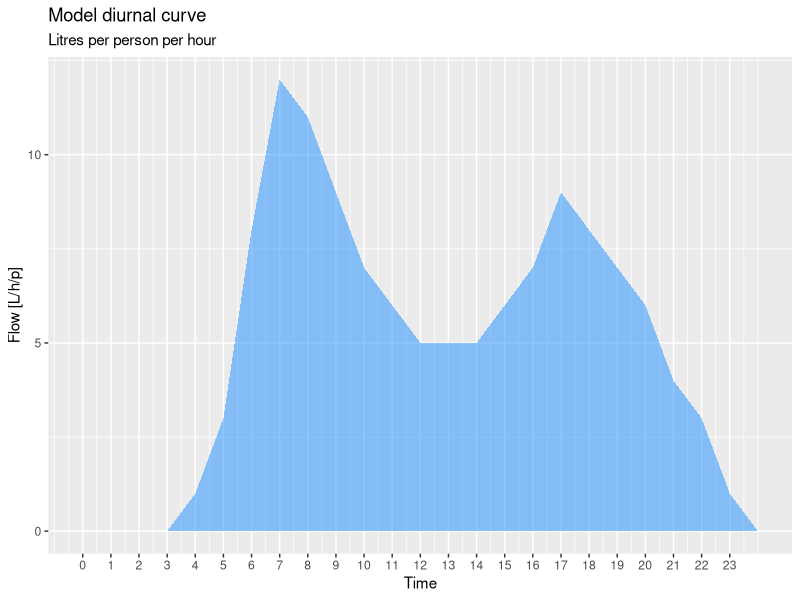
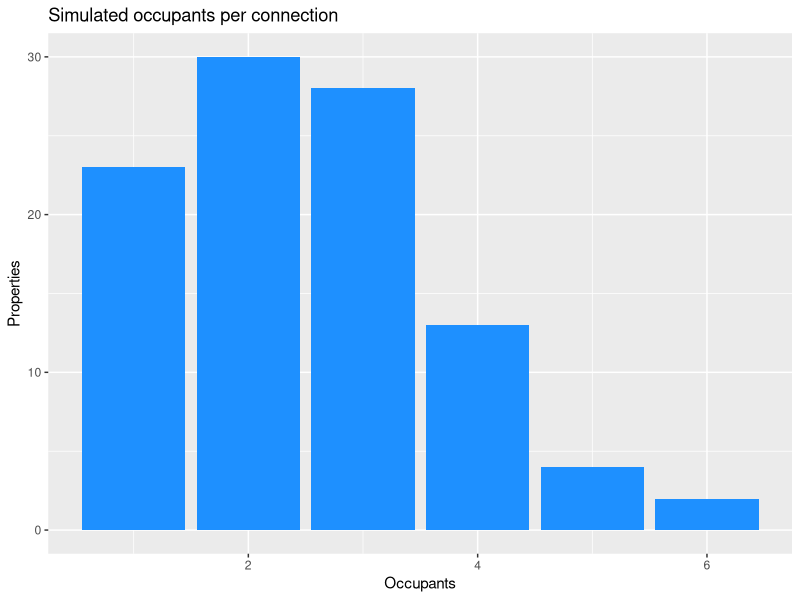
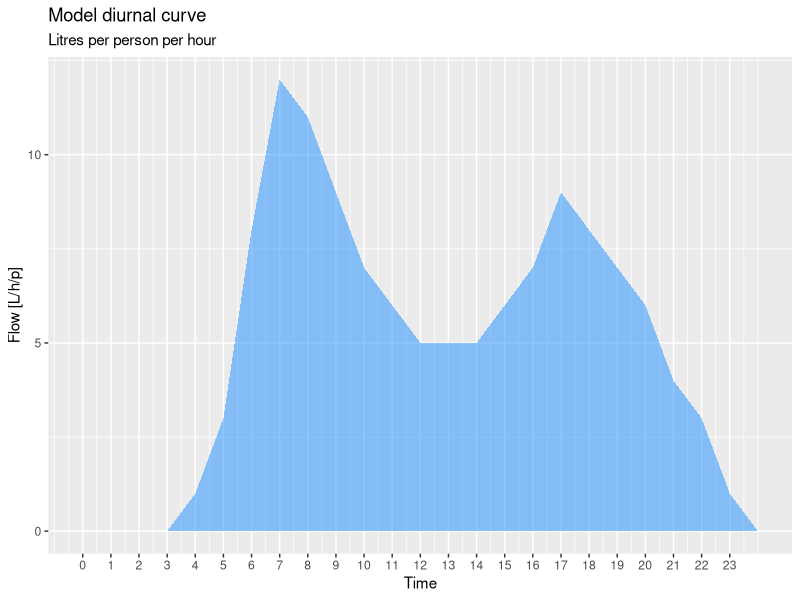
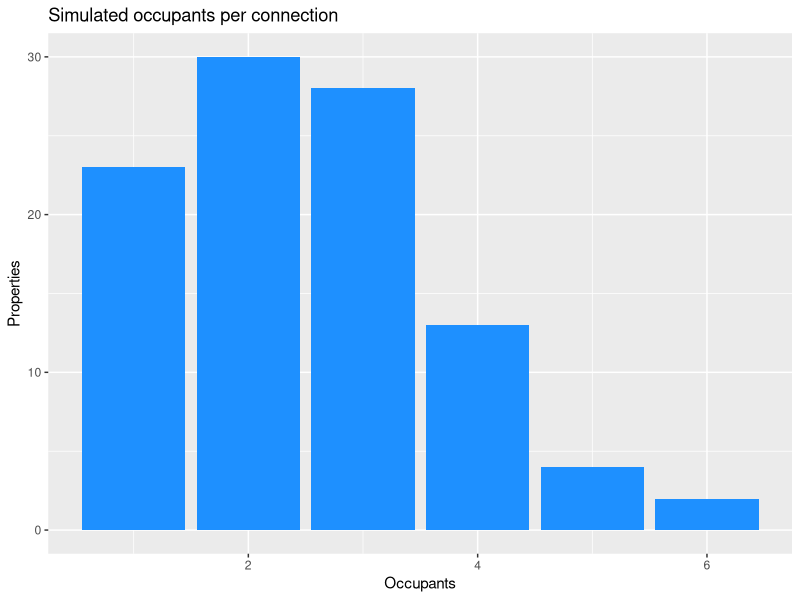

Recreate these plots in R, in order. (Note: this script raises an error after producing the figures.)
## ---- chunk 1
knitr::opts_chunk$set(echo=TRUE, message=FALSE, warning=FALSE, fig.width = 4, fig.height = 3)
## ---- chunk 2
library(tidyverse)

n <- 100 # Number of services
d <- 365 # Number of days
s <- as.POSIXct("2069-01-01", tz = "Australia/Melbourne") # Start of simulation
## ---- chunk 3
set.seed(2069)
rtu <- paste("RTU", sample(1E5:9E5, n, replace = FALSE), sep = "-")
offset <- sample(0:3599, n, replace = TRUE) # Unique Random offset for each RTU
## ---- chunk 4
diurnal <- tibble(Time = 0:24,
                  Flow = round(c(1.36, 1.085, 0.98, 1.05, 1.58, 3.87,
                                 9.37, 13.3, 12.1, 10.3, 8.44, 7.04,
                                 6.11, 5.68, 5.58, 6.67, 8.32, 10.0,
                                 9.37, 7.73, 6.59, 5.18, 3.55, 2.11, 1)) - 1)

ggplot(diurnal, aes(Time, Flow)) + 
    geom_area(fill = "dodgerblue", alpha = 0.5) +
    scale_x_continuous(breaks = 0:23) + 
    scale_y_continuous(breaks = seq(0, 15, 5)) + 
    labs(title = "Model diurnal curve",
         subtitle = "Litres per person per hour",
         y = "Flow [L/h/p]")
		 
ggsave("manuscript/resources/session7/model-diurnal.png", width = 6, height = 4)

diurnal <- diurnal[-24, ]
## ---- chunk 5
occupants <- rpois(n, 1.5) + 1 # Number of occupants per connection
as_tibble(occupants) %>%
  ggplot(aes(occupants)) + geom_bar(fill = "dodgerblue") + 
  labs(title = "Simulated occupants per connection",
       x = "Occupants", y = "Properties")

ggsave("manuscript/resources/session7/occupants.png", width = 6, height = 4)
## ---- chunk 6
work <- rbinom(n, 1, .1)
hols <- rbinom(n, 1, .8)
## ---- chunk 7
leaks <- rbinom(n, 1, prob = .1) * sample(10:50, n, replace = TRUE)
tibble(DevEUI = rtu, Leak = leaks) %>%
  filter(leaks > 0) %>%
  knitr::kable(caption = "Simulated leaks in litres per hour.")
## ---- chunk 8
sim <- tibble(DeviceID = rep(NA, 24 * n * d),
              TimeStamp = Sys.time(), 
              Count = NA)
vmin <- 0.2
vmax <- 1.4

seasonality <- ((cos((1:365) / (d / ( 2 * pi)))) + 1) * runif(d, 0.8, 1.2)

for (i in 1:n) {
    r <- ((i - 1) * 24 * d + 1):(i * 24 * d)
    sim$DeviceID[r] <- rep(rtu[i], each = (24 * d))
    sim$TimeStamp[r] <- seq.POSIXt(s, by = "hour", length.out = 24 * d) + offset[i]
    # Basic diurnal
    flow <- diurnal$Flow * runif(1, vmin, vmax) * occupants[i]
    # Going to work?
    leave <- sample(7:9, 1)
    home <- sample(15:18, 1)
    flow[leave:home] <- flow[leave:home] * work[i]
    # Ad seasonality
    flow <- rep(flow, d) * rep(seasonality, each = 24)
    # Holidays?
    hols_start <- sample(1:((d - 11) * 24), 1)
    hols_end <- hols_start + sample(1:240, 1)
    flow[hols_start:hols_end] <- hols[i] * flow[hols_start:hols_end]
    # Ad leaks and create cumulative count
    sim$Count[r] <- round(cumsum(flow + leaks[i]) / 5)
}


sim$TimeStamp <- as.character(sim$TimeStamp)

write_csv(sim, "casestudy3/meter_reads.csv")
## ---- chunk 9
device <- sample(rtu, 1)
filter(sim, DeviceID == device) %>%
  slice(100:148) %>%
  ggplot(aes(TimeStamp, Count)) + geom_line() + 
  labs(title = "Cumulative water consumption",
       subtitle = paste("Device", device))
ggsave("manuscript/resources/session7/consumption_sample.png", width = 6, height = 4)
